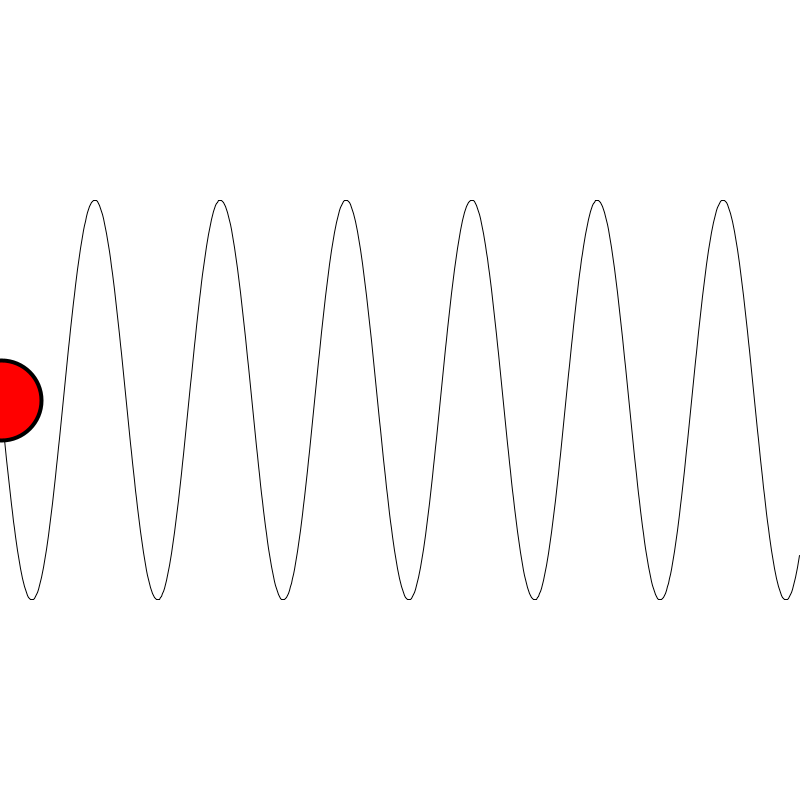
Frame 1 (no input)
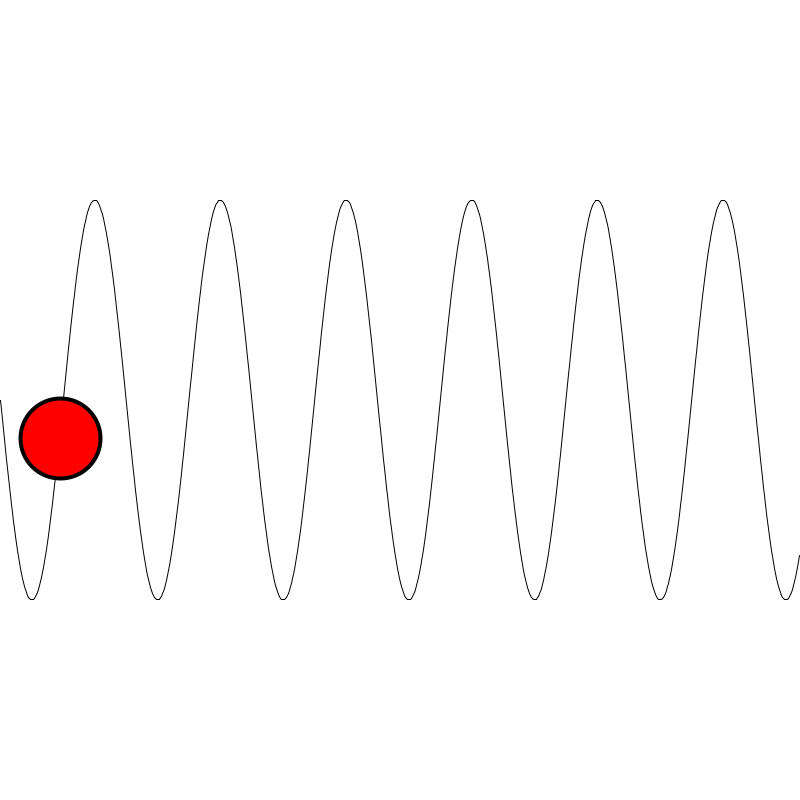
Frame 60 (the mouse pressed at the canvas centre just before this capture)
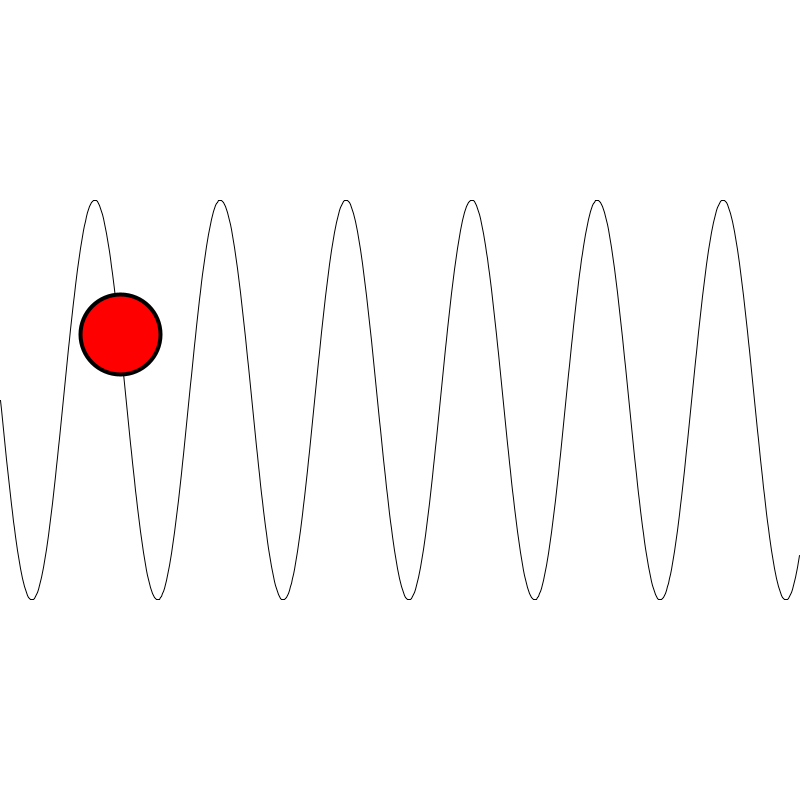
Frame 120 (the mouse held since frame 60 and released just before this capture)

The Processing sketch that drew these frames (run headless with seeded random() and noise(); from frame 60 on, the mouse is pressed at the canvas centre):

// Processing sketch: waveMotion01
// ── waveMotion01.pde

float x, y;
float xBase, yBase;

float amplitude = 200;
float angle = 0.0;
float stepA = 0.05;
float stepX = 1;

void setup(){
  size(800,800);
  frameRate(30);
  
  xBase = 0;
  yBase = height/2;
  
  x = xBase;
  y = yBase;
}


void draw(){
  
  background(255);
  
  drawWave(yBase, amplitude, stepA, stepX);
  
  x += stepX;
  y = yBase + sin(angle)*amplitude;
  
  fill(255,0,0); strokeWeight(4);
  ellipse(x, y, 80, 80);
  
  angle += stepA;
  
}

void drawWave(float yB, float amp, float sa, float sx){
  
  float x0 = xBase;
  float y0 = yBase;
  float a = 0;
  
  for(int x = 0; x <width; x+= sx){
    float y = yB + sin(a)*amp;
    strokeWeight(1);
    line(x0, y0, x, y);
    a += sa;
    
    x0 =x; y0 = y;
  }
}
